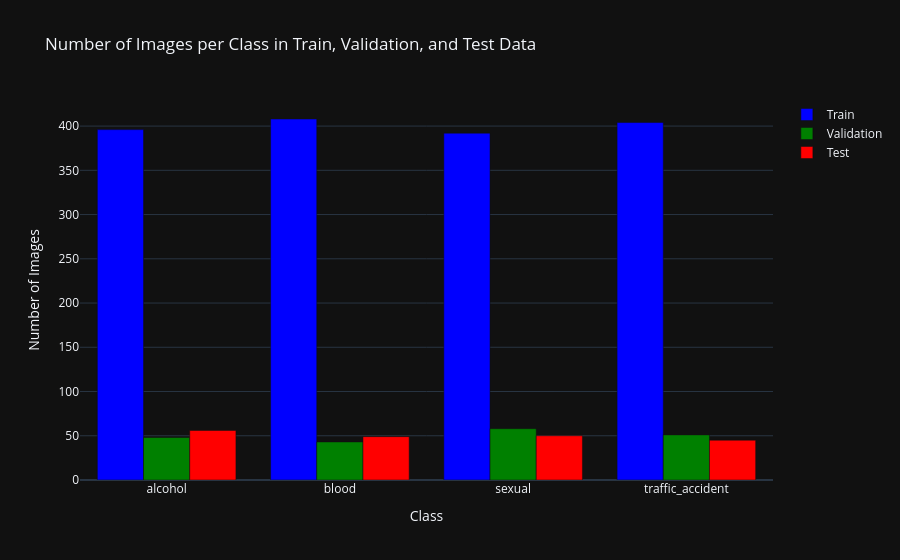

This figure's notebook cell:
### Code cell
_, train_counts = np.unique(train_labels, return_counts=True)
_, val_counts = np.unique(val_labels, return_counts=True)
_, test_counts = np.unique(test_labels, return_counts=True)

fig = go.Figure()

fig.add_trace(go.Bar(
    x=class_names,
    y=train_counts,
    name='Train',
    marker=dict(color='blue')
))

fig.add_trace(go.Bar(
    x=class_names,
    y=val_counts,
    name='Validation',
    marker=dict(color='green')
))

fig.add_trace(go.Bar(
    x=class_names,
    y=test_counts,
    name='Test',
    marker=dict(color='red')
))

fig.update_layout(
    title="Number of Images per Class in Train, Validation, and Test Data",
    barmode='group',
    xaxis_title="Class",
    yaxis_title="Number of Images",
    template="plotly_dark"
)

# Show the plot
fig.show()

### Figure 1 — Plotly figure (JSON) as saved in the notebook; plotly's stock layout.template omitted (floating-point values rounded to 4 significant figures)
{"data": [{"marker": {"color": "blue"}, "name": "Train", "x": ["alcohol", "blood", "sexual", "traffic_accident"], "y": [396, 408, 392, 404], "type": "bar"}, {"marker": {"color": "green"}, "name": "Validation", "x": ["alcohol", "blood", "sexual", "traffic_accident"], "y": [48, 43, 58, 51], "type": "bar"}, {"marker": {"color": "red"}, "name": "Test", "x": ["alcohol", "blood", "sexual", "traffic_accident"], "y": [56, 49, 50, 45], "type": "bar"}], "layout": {"title": {"text": "Number of Images per Class in Train, Validation, and Test Data"}, "barmode": "group", "xaxis": {"title": {"text": "Class"}}, "yaxis": {"title": {"text": "Number of Images"}}}}
